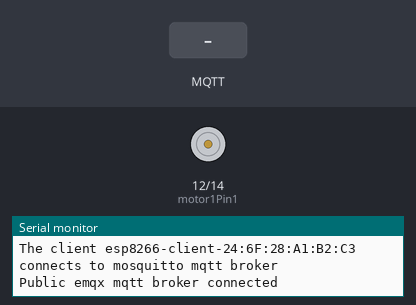
The sketch below on a simulated ESP8266 (NodeMCU). Shown: motor-driver pin pairs drawn as motors (green arrow = first pin HIGH = forward, orange = second pin HIGH = backward, longer = more drive, scaled by the enable pin), the last lines printed to the serial monitor. The inputs (shaded band) are chosen by the test bench. WiFi joins after 1.5 s; servers stay silent unless stated; no MQTT or app messages arrive unless stated; not simulated (calls return 0 or success): secrets.h; names the files do not define were given values by the test bench: SECRET_MQTT_PORT = 1883.

Above: at 2.7 s.
2.8 s: MQTT message "ON" arrives on the first subscribed topic
At 3.8 s:
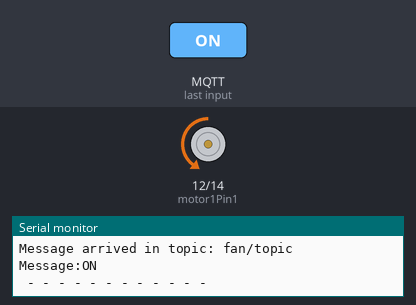
4.3 s: MQTT message "OFF" arrives on the first subscribed topic
At 4.9 s:
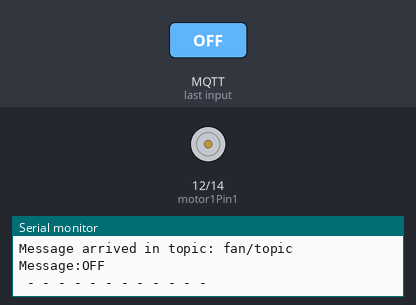
5.8 s: MQTT message "FLIP" arrives on the first subscribed topic
7.3 s: MQTT message "5" arrives on the first subscribed topic
At 8.5 s:
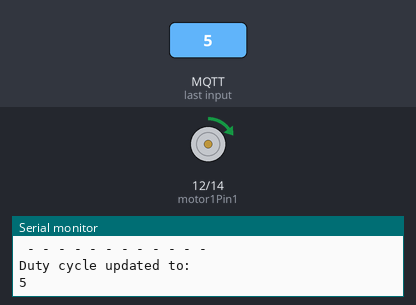
8.8 s: MQTT message "90" arrives on the first subscribed topic
At 9.7 s:
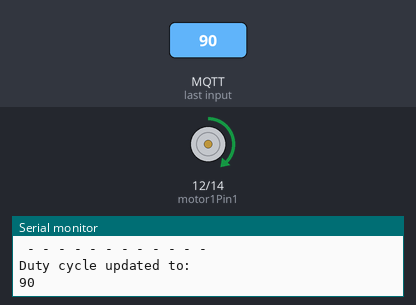
10.3 s: MQTT message "200" arrives on the first subscribed topic
At 10.8 s:
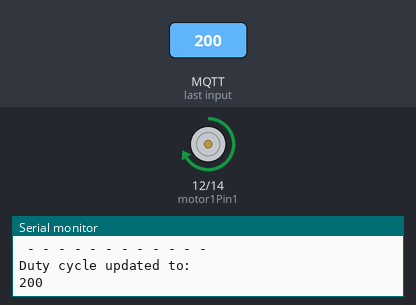
Timing chart, 0 to 12.8 s (numbered marks = the images above; inputs shaded):
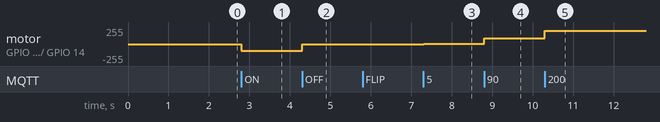

Measured:
- after the input at 2.8 s, motor on GPIO 12 (motor1Pin1) / GPIO 14 (motor1Pin2): stopped → backward 100/255 at once
- after the input at 4.3 s, motor on GPIO 12 (motor1Pin1) / GPIO 14 (motor1Pin2): backward 100/255 → stopped at once
- after the input at 7.3 s, motor on GPIO 12 (motor1Pin1) / GPIO 14 (motor1Pin2): stopped → forward 5/255 at once
- after the input at 8.8 s, motor on GPIO 12 (motor1Pin1) / GPIO 14 (motor1Pin2): forward 5/255 → forward 90/255 at once
- after the input at 10.3 s, motor on GPIO 12 (motor1Pin1) / GPIO 14 (motor1Pin2): forward 90/255 → forward 200/255 at once

The sketch:

fan.ino
```cpp
#include <ESP8266WiFi.h>
#include <PubSubClient.h>
#include "secrets.h"

// WiFi
char ssid[] = SECRET_SSID;
char pass[] = SECRET_PASSWORD;

// MQTT Broker
const char mqtt_broker[] = SECRET_MQTT_BROKER;
const int mqtt_port = SECRET_MQTT_PORT;
const char *topic = "fan/topic";

WiFiClient espClient;
PubSubClient client(espClient);

// Motor A
int motor1Pin1 = 12;
uint8_t statemotor1Pin1 = LOW;
int motor1Pin2 = 14;
int enable1Pin = 13;

// Setting minimum duty cycle
int dutyCycle = 60;

void setup() {

  // sets the pins as outputs:
  pinMode(motor1Pin1, OUTPUT);
  pinMode(motor1Pin2, OUTPUT);
  pinMode(enable1Pin, OUTPUT);

  // Set software serial baud to 115200;
  Serial.begin(115200);

  // connecting to a WiFi network
  WiFi.begin(ssid, pass);
  while (WiFi.status() != WL_CONNECTED) {
    delay(500);
    Serial.println("Connecting to WiFi..");
  }

  Serial.println("Connected to the WiFi network");

  //connecting to a mqtt broker
  client.setServer(mqtt_broker, mqtt_port);
  client.setCallback(callback);

  while (!client.connected()) {
    String client_id = "esp8266-client-";
    client_id += String(WiFi.macAddress());

    Serial.printf("The client %s connects to mosquitto mqtt broker\n", client_id.c_str());

    if (client.connect(client_id.c_str())) {
      Serial.println("Public emqx mqtt broker connected");
    } else {
      Serial.print("failed with state ");
      Serial.print(client.state());
      delay(2000);
    }
  }

  // publish and subscribe
  client.publish(topic, "Hello From ESP8266!");
  client.subscribe(topic);
}

void callback(char *topic, byte *payload, unsigned int length) {
  Serial.print("Message arrived in topic: ");
  Serial.println(topic);
  Serial.print("Message:");

  String message = "";


  for (int i = 0; i < length; i++) {
    Serial.print((char) payload[i]);
    message += (char)payload[i];
  }

  Serial.println();
  Serial.println(" - - - - - - - - - - - -");
  if (message == "ON"){
    digitalWrite(motor1Pin1, LOW);
    digitalWrite(motor1Pin2, HIGH);
    analogWrite(enable1Pin, 100);
  }
  else if (message == "OFF"){
    analogWrite(enable1Pin, 0);
  }
  else if (message == "FLIP"){
    if (statemotor1Pin1 == LOW){
      digitalWrite(motor1Pin1, HIGH);
      digitalWrite(motor1Pin2, LOW);
      statemotor1Pin1 = HIGH;
    }
    else {
      digitalWrite(motor1Pin1, LOW);
      digitalWrite(motor1Pin2, HIGH);
      statemotor1Pin1 = LOW;
    }
  }
  else {
    Serial.println("Duty cycle updated to: ");
    Serial.println(message);
    analogWrite(enable1Pin, message.toInt());
  }
}

void loop() {
  client.loop();
}
```
